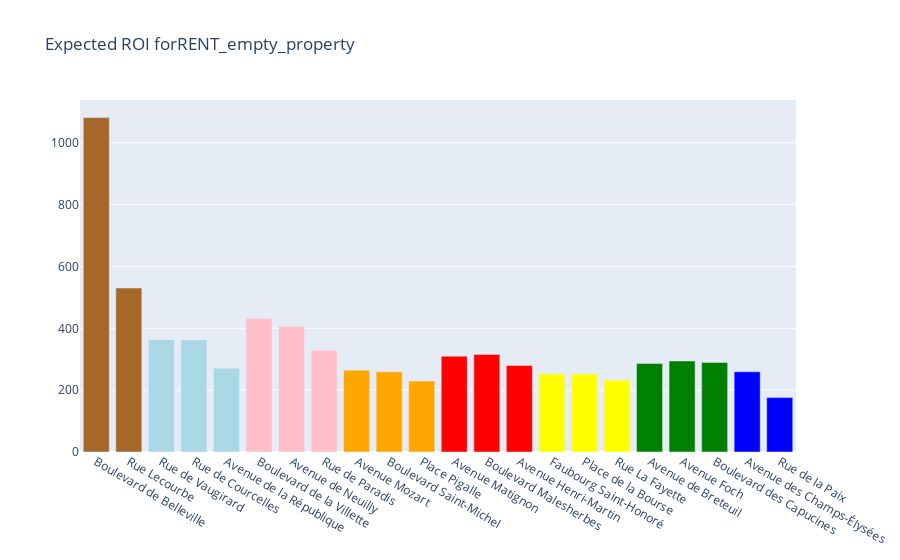
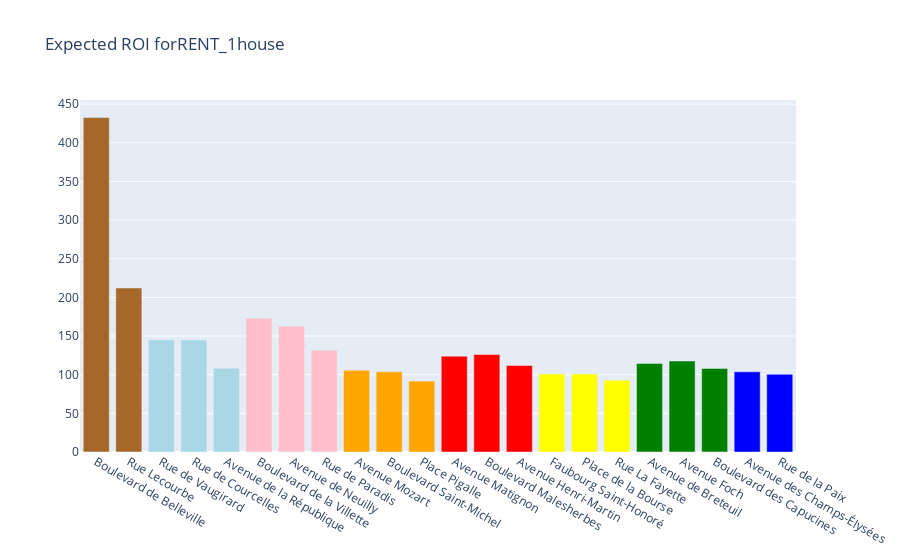
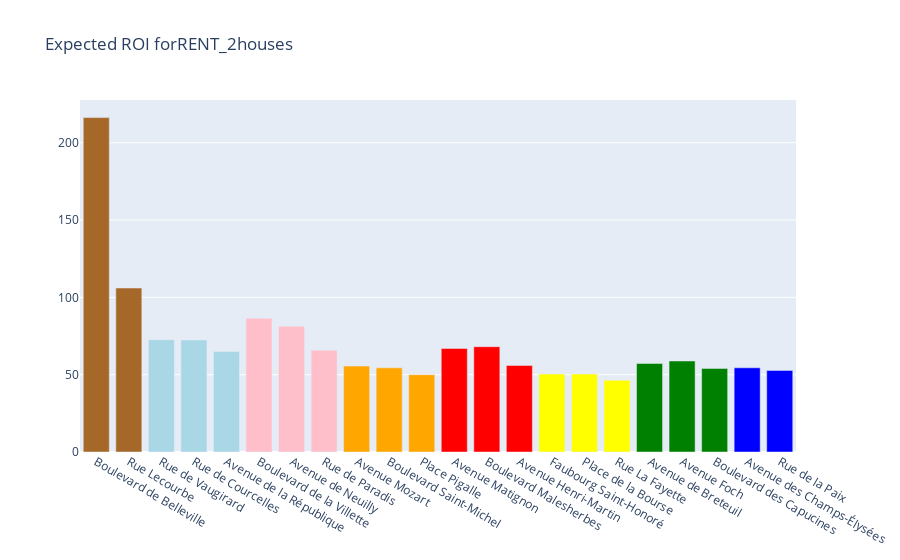

Source (notebook cell) for these figures, in order:
### Markdown cell above
## 3c. Evaluating investments   

We provide in attachment a table with all the incomes associated to the various properties of the board. Let's see how we can use that information to understand how to evaluate the various real estate investments on the board.

For each square $k$ of the monopoly, we thus know the cost $c_{k}$ of the property, the price $h_k$ of an house and the rent $r_{k,h}$ with $h$ house. The total cost of a property with $h$ house is $c_{k,h}= c_k + h\cdot h_k$ 

1. Verify that the expected income per opponent turn on square $k$ is $i_{k,h} = \mu_k \cdot r_{k,h}$ and compute this value for all square and all number of houses. For instance a property where an opponent as 5% chance of landing with a rent of 100\\$ provides an expected income per turn of 5\\$.

2. Now an interesting quantity is the expected number of opponents turns before we are able to return on our investment with buying the property. For instance if the property mentionned in q.1 costed 50\\$, given that we expect to earn 5\\$ per turn with no house, our average waiting time before returning on our investment will be after $\frac{50}{5}=10$ opponent turns. Verify that the general formula for this value is:
$$
e_{k,h} = \frac{c_{k,h}} {i_{k,h}}
$$

3. compute $e_{k,h}$ for all square and all number of houses and check the most rentable properties, as a function of the number of houses.

4. (optional). Compute the expected number of turns to get a return of investment on a given color.


5. A classical recommendation for Monopoly is to buy orange properties, can you back up this claim?

### Code cell
# read monopoly square data in Monopoly_square_data.csv

monopoly_data = pd.read_csv("Data/Monopoly_squares_data.csv")

possible_buildings = ["RENT_empty_property","RENT_1house","RENT_2houses","RENT_3houses","RENT_4houses","RENT_hotel"]

house_costs = monopoly_data["house_cost"]
property_costs = monopoly_data["Cost"]

def cost_houses(square, num_houses):
    return house_costs[square] + num_houses * house_costs[square]

# Compute i_k_h 
income = np.zeros((nsquares, len(possible_buildings)))
for square in squares:
    i = dict_squares[square]
    if monopoly_data["Cost"][i] == np.nan:
        continue
    for j,name in enumerate(possible_buildings):
        income[i][j] = stationary[i] * monopoly_data[name][i]

# Compute e_k_h
expected_roi = np.zeros((nsquares, len(possible_buildings)))
for square in squares:
    i = dict_squares[square]
    if np.isnan(monopoly_data["Cost"][i]):
        for j in range(len(possible_buildings)):
            expected_roi[i][j] = np.nan
        continue
    for j,name in enumerate(possible_buildings):
        expected_roi[i][j] = cost_houses(i,j) / income[i][j]


property_squares = [i for i in range(nsquares) if not np.isnan(expected_roi[i][0])]
property_colors = colors[property_squares]
for j in range(len(possible_buildings)):
    property_roi = [expected_roi[i][j] for i in property_squares]
    fig = go.Figure([go.Bar(x = np.array(squares)[property_squares], y = property_roi, marker = dict(color=property_colors.tolist()))])
    fig.update_layout(title=f"Expected ROI for{possible_buildings[j]}")
    fig.show()

### Figure 1 — Plotly figure (JSON) as saved in the notebook; plotly's stock layout.template omitted (floating-point values rounded to 4 significant figures)
{"data": [{"marker": {"color": ["hsv(30,75%,65%)", "hsv(30,75%,65%)", "hsv(195,26%,90%)", "hsv(195,26%,90%)", "hsv(195,26%,90%)", "hsv(350,25%,100%)", "hsv(350,25%,100%)", "hsv(350,25%,100%)", "hsv(39,100%,100%)", "hsv(39,100%,100%)", "hsv(39,100%,100%)", "hsv(0,100%,100%)", "hsv(0,100%,100%)", "hsv(0,100%,100%)", "hsv(60,100%,100%)", "hsv(60,100%,100%)", "hsv(60,100%,100%)", "hsv(120,100%,50%)", "hsv(120,100%,50%)", "hsv(120,100%,50%)", "hsv(240,100%,100%)", "hsv(240,100%,100%)"]}, "type": "bar", "x": ["Boulevard de Belleville", "Rue Lecourbe", "Rue de Vaugirard", "Rue de Courcelles", "Avenue de la République", "Boulevard de la Villette", "Avenue de Neuilly", "Rue de Paradis", "Avenue Mozart", "Boulevard Saint-Michel", "Place Pigalle", "Avenue Matignon", "Boulevard Malesherbes", "Avenue Henri-Martin", "Faubourg Saint-Honoré", "Place de la Bourse", "Rue La Fayette", "Avenue de Breteuil", "Avenue Foch", "Boulevard des Capucines", "Avenue des Champs-Élysées", "Rue de la Paix"], "y": [1081.0, 530.3, 363.4, 362.3, 270.8, 432.2, 406.8, 329.0, 264.6, 259.2, 229.2, 310.0, 315.3, 279.9, 251.9, 252.0, 232.2, 286.4, 294.3, 289.5, 259.3, 176.0]}], "layout": {"title": {"text": "Expected ROI forRENT_empty_property"}}}

### Figure 2 — Plotly figure (JSON) as saved in the notebook; plotly's stock layout.template omitted (floating-point values rounded to 4 significant figures)
{"data": [{"marker": {"color": ["hsv(30,75%,65%)", "hsv(30,75%,65%)", "hsv(195,26%,90%)", "hsv(195,26%,90%)", "hsv(195,26%,90%)", "hsv(350,25%,100%)", "hsv(350,25%,100%)", "hsv(350,25%,100%)", "hsv(39,100%,100%)", "hsv(39,100%,100%)", "hsv(39,100%,100%)", "hsv(0,100%,100%)", "hsv(0,100%,100%)", "hsv(0,100%,100%)", "hsv(60,100%,100%)", "hsv(60,100%,100%)", "hsv(60,100%,100%)", "hsv(120,100%,50%)", "hsv(120,100%,50%)", "hsv(120,100%,50%)", "hsv(240,100%,100%)", "hsv(240,100%,100%)"]}, "type": "bar", "x": ["Boulevard de Belleville", "Rue Lecourbe", "Rue de Vaugirard", "Rue de Courcelles", "Avenue de la République", "Boulevard de la Villette", "Avenue de Neuilly", "Rue de Paradis", "Avenue Mozart", "Boulevard Saint-Michel", "Place Pigalle", "Avenue Matignon", "Boulevard Malesherbes", "Avenue Henri-Martin", "Faubourg Saint-Honoré", "Place de la Bourse", "Rue La Fayette", "Avenue de Breteuil", "Avenue Foch", "Boulevard des Capucines", "Avenue des Champs-Élysées", "Rue de la Paix"], "y": [432.6, 212.1, 145.3, 144.9, 108.3, 172.9, 162.7, 131.6, 105.8, 103.7, 91.68, 124.0, 126.1, 111.9, 100.8, 100.8, 92.86, 114.5, 117.7, 108.1, 103.7, 100.6]}], "layout": {"title": {"text": "Expected ROI forRENT_1house"}}}

### Figure 3 — Plotly figure (JSON) as saved in the notebook; plotly's stock layout.template omitted (floating-point values rounded to 4 significant figures)
{"data": [{"marker": {"color": ["hsv(30,75%,65%)", "hsv(30,75%,65%)", "hsv(195,26%,90%)", "hsv(195,26%,90%)", "hsv(195,26%,90%)", "hsv(350,25%,100%)", "hsv(350,25%,100%)", "hsv(350,25%,100%)", "hsv(39,100%,100%)", "hsv(39,100%,100%)", "hsv(39,100%,100%)", "hsv(0,100%,100%)", "hsv(0,100%,100%)", "hsv(0,100%,100%)", "hsv(60,100%,100%)", "hsv(60,100%,100%)", "hsv(60,100%,100%)", "hsv(120,100%,50%)", "hsv(120,100%,50%)", "hsv(120,100%,50%)", "hsv(240,100%,100%)", "hsv(240,100%,100%)"]}, "type": "bar", "x": ["Boulevard de Belleville", "Rue Lecourbe", "Rue de Vaugirard", "Rue de Courcelles", "Avenue de la République", "Boulevard de la Villette", "Avenue de Neuilly", "Rue de Paradis", "Avenue Mozart", "Boulevard Saint-Michel", "Place Pigalle", "Avenue Matignon", "Boulevard Malesherbes", "Avenue Henri-Martin", "Faubourg Saint-Honoré", "Place de la Bourse", "Rue La Fayette", "Avenue de Breteuil", "Avenue Foch", "Boulevard des Capucines", "Avenue des Champs-Élysées", "Rue de la Paix"], "y": [216.3, 106.1, 72.67, 72.45, 64.99, 86.44, 81.35, 65.8, 55.56, 54.44, 50.01, 66.96, 68.11, 55.97, 50.38, 50.4, 46.43, 57.27, 58.86, 54.05, 54.46, 52.79]}], "layout": {"title": {"text": "Expected ROI forRENT_2houses"}}}
